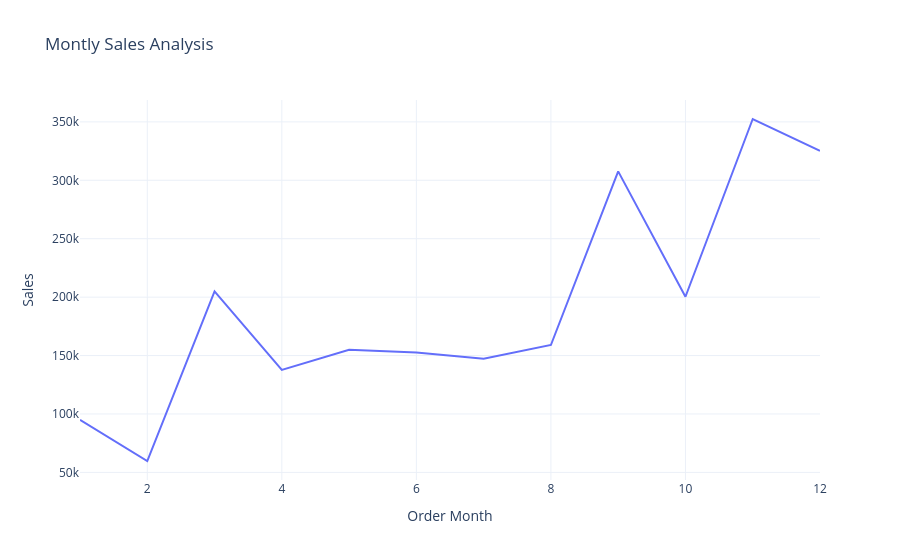

Write notebook code for a chart like this one.
### Code cell
sales_by_month = data.groupby('Order Month')['Sales'].sum().reset_index()
fig = px.line(sales_by_month, 
              x='Order Month',
              y='Sales',
              title='Montly Sales Analysis')
fig.show()

### Figure 1 — Plotly figure (JSON) as saved in the notebook; plotly's stock layout.template omitted (floating-point values rounded to 4 significant figures)
{"data": [{"hovertemplate": "Order Month=%{x}<br>Sales=%{y}<extra></extra>", "legendgroup": "", "line": {"color": "#636efa", "dash": "solid"}, "marker": {"symbol": "circle"}, "mode": "lines", "name": "", "orientation": "v", "showlegend": false, "type": "scatter", "x": [1, 2, 3, 4, 5, 6, 7, 8, 9, 10, 11, 12], "xaxis": "x", "y": [94920.0, 59750.0, 205000.0, 137800.0, 155000.0, 152700.0, 147200.0, 159000.0, 307600.0, 200300.0, 352500.0, 325300.0], "yaxis": "y"}], "layout": {"legend": {"tracegroupgap": 0}, "title": {"text": "Montly Sales Analysis"}, "xaxis": {"anchor": "y", "domain": [0, 1], "title": {"text": "Order Month"}}, "yaxis": {"anchor": "x", "domain": [0, 1], "title": {"text": "Sales"}}}}
